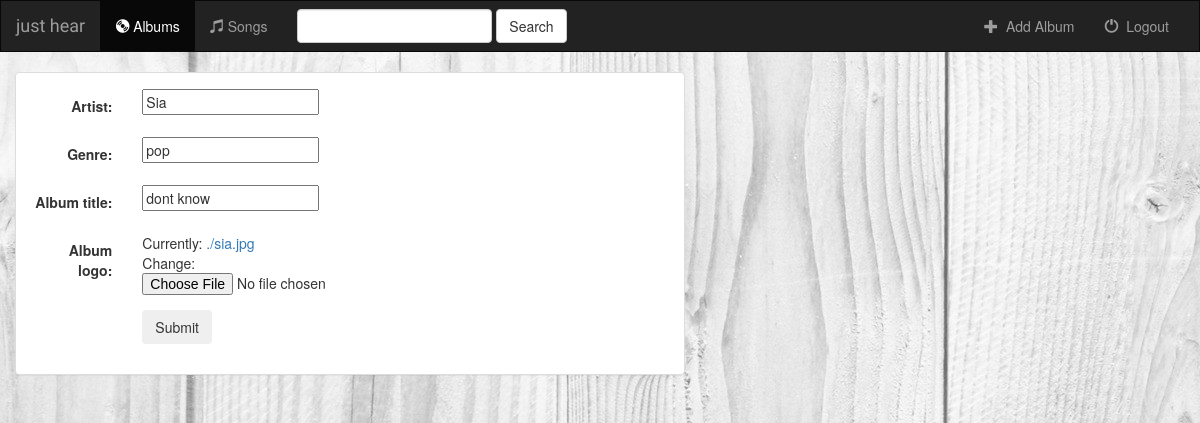
/music/album/1/, run on an earlier commit of the app's database.
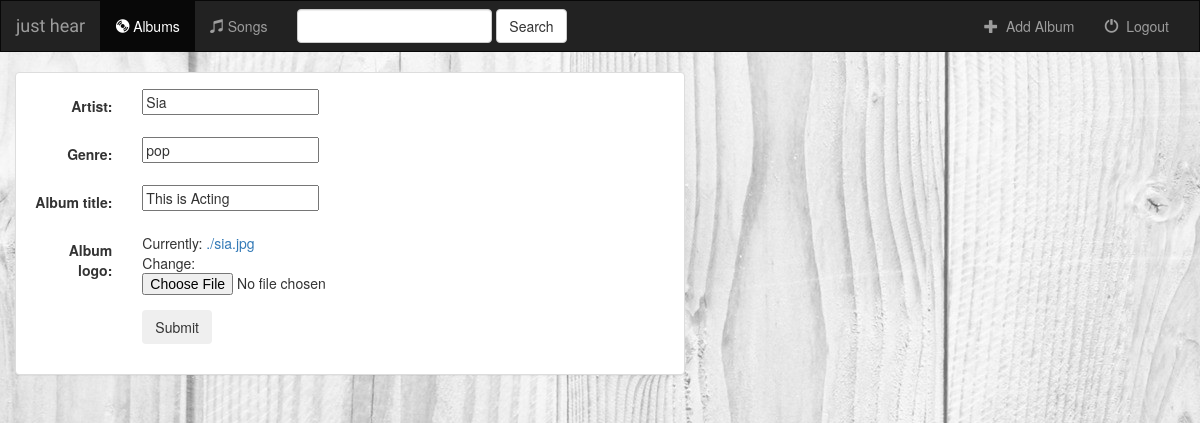
And on a later commit of the database.
### music/models.py (models this page shows, shortened)
class Album (models.Model) :
    artist = models.CharField(max_length = 50)
    album_title = models.CharField(max_length = 50)
    genre = models.CharField (max_length = 50)
    album_logo = models.FileField(max_length=200)

### music/views.py (the view)
# urls.py: url(r'^album/(?P<pk>[0-9]+)/$',views.AlbumUpdate.as_view(),name='album-update'),
class AlbumUpdate(UpdateView) :
    model = Album
    fields = ['artist','genre','album_title','album_logo']

### music/templates/music/album_form.html (shortened to what this page needs)
{% extends 'music/base.html' %}
{% block body %}
<div class="container-fluid" >
    <div class="row">
        <div class="col-sm-12 col-md-7">
            <div class="panel panel-default">
                <div class="panel-body">
                    <form class="form-horizontal" action="#" method="post" enctype="multipart/form-data">
                        {% include 'music/form_template.html' %}
                        <div class="form-group" >
                            <div class="col-sm-offset-2 col-sm-10">
                                <button type="submit" class="btn btn-sucess" >Submit</button>
                            </div>
                        </div>
                    </form>
                </div>
            </div>
        </div>
    </div>
</div>
{% endblock %}

### music/templates/music/form_template.html (shortened to what this page needs)
{%  for field in form %}
    <div class="form-group">
        <div class="col-sm-offset-2 col-sm-10">
        </div>
        <label class="control-label col-sm-2">{{field.label_tag}}</label>
        <div class="col-sm-10">{{field}}</div>
    </div>
{% endfor %}

What changed in the data, as far as the page shows it:
changed Album "Sia": album_title "dont know" → "This is Acting"
